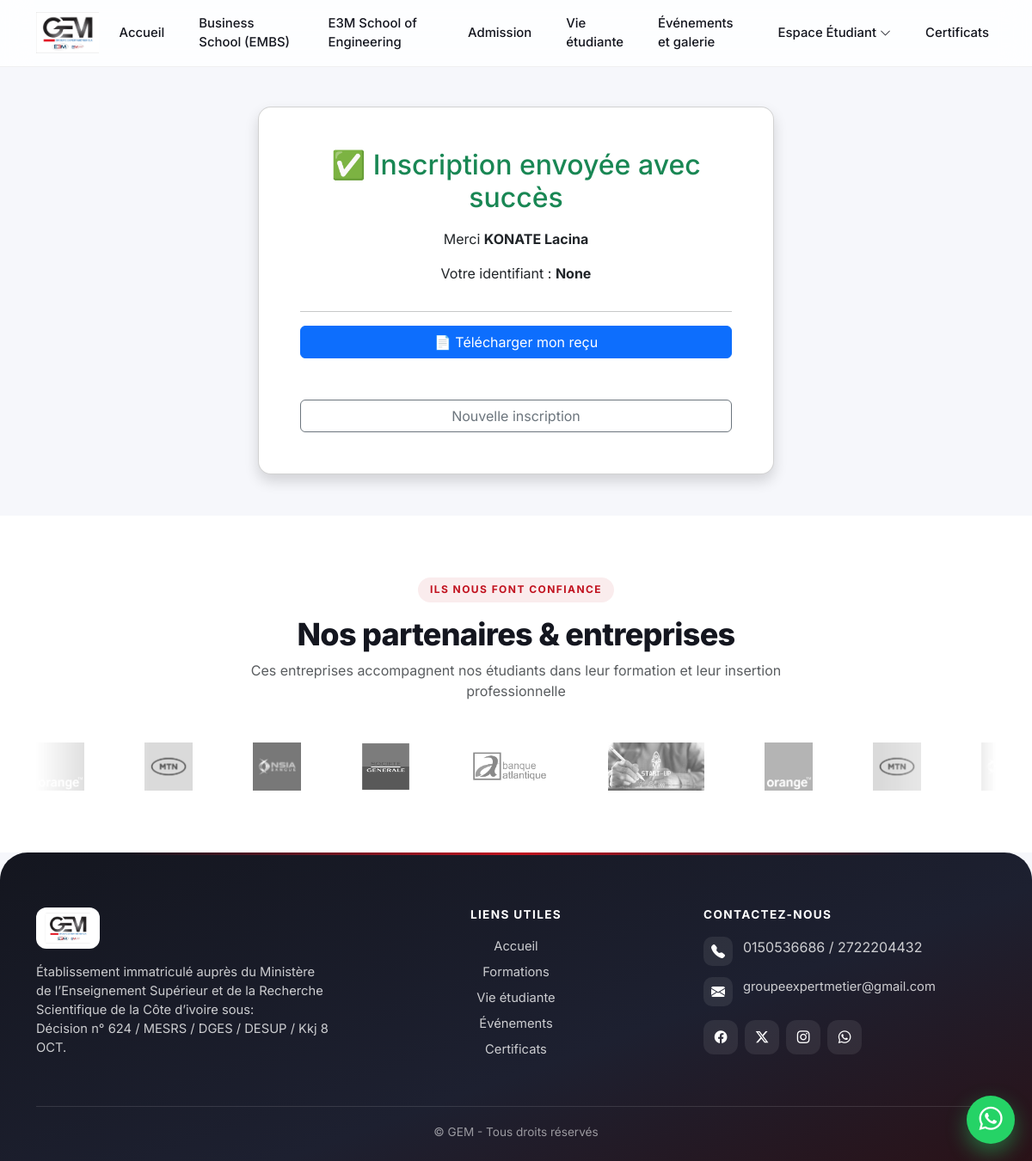
/inscription/succes/1/, run on the app's committed database.
### myapp/models.py (models this page shows, shortened)
class HomePage(models.Model):
    site_name = models.CharField(max_length=255)
    logo = models.ImageField(upload_to="logos/")
    welcome_titre = models.CharField(max_length=255)
    welcome_message = RichTextField(default="Bienvenue sur notre site")
    action1_message = models.CharField(max_length=255)
    action1_lien = models.CharField(max_length=255)
    action2_message = models.CharField(max_length=255)
    action2_lien = models.CharField(max_length=255)
    contact_message = RichTextField(default="Contactez-nous")
    about_message = RichTextField(default="Bienvenue sur notre site")
    footer_message = RichTextField(default="© 2025 – Tous droits réservés")
    footer_bouton_message = models.CharField(max_length=255, default="En savoir plus")
    class Meta:
        verbose_name = "Page d'accueil"
        verbose_name_plural = "Pages d'accueil"

class Inscription(models.Model):
    nom = models.CharField(max_length=100)
    prenom = models.CharField(max_length=100)
    email = models.EmailField()
    telephone = models.CharField(max_length=20)
    date_naissance = models.DateField()
    formation = models.CharField(max_length=100)
    commune = models.CharField(max_length=100)
    quartier = models.CharField(max_length=100)
    message = models.TextField(blank=True, null=True)
    nationalite = models.CharField(max_length=50, blank=True, null=True)
    etablissement_origine = models.CharField(max_length=150, blank=True, null=True)
    diplome = models.CharField(max_length=50, blank=True, null=True)
    annee_obtention = models.IntegerField(blank=True, null=True)
    nom_pere = models.CharField(max_length=100, blank=True, null=True)
    telephone_pere = models.CharField(max_length=20, blank=True, null=True)
    adresse_parents = models.TextField(blank=True, null=True)
    date_inscription = models.DateTimeField(auto_now_add=True)
    identifiant = models.CharField(max_length=20, blank=True, null=True)  # plus de unique=True
    SEXE_CHOICES = [
        ('M', 'Masculin'),
        ('F', 'Féminin'),
    ]
    sexe = models.CharField(max_length=1, choices=SEXE_CHOICES, default='M')
    photo = models.ImageField(upload_to='photos/')
    piece_recto = models.FileField(
        "Pièce d'identité (recto)",
        upload_to='inscriptions/pieces/',
        blank=True,
        null=True,
    )
    piece_verso = models.FileField(
        "Pièce d'identité (verso)",
        upload_to='inscriptions/pieces/',
        blank=True,
        null=True,
    )
    created_at = models.DateTimeField(auto_now_add=True)

### myapp/views.py (the view)
# urls.py: path('inscription/succes/<int:pk>/', inscription_succes, name='inscription_succes'),
def inscription_succes(request, pk):
    inscription = Inscription.objects.get(id=pk)
    return render(request, 'inscription_succes.html', {
        'inscription': inscription
    })

### myapp/context_processors.py (called while the page is built)
def home_data(request):
    return {
        "home_data": HomePage.objects.first()
    }

### myapp/templates/inscription_succes.html (shortened to what this page needs)
{% extends 'base.html' %}
{% load static %}
{% block content %}
<div class="container py-5 text-center">
    <div class="card shadow p-5" style="border-radius:15px; max-width:600px; margin:auto;">
        <h2 class="text-success mb-3">✅ Inscription envoyée avec succès</h2>
        <p>Merci <strong>{{ inscription.nom }} {{ inscription.prenom }}</strong></p>
        <p>Votre identifiant : <strong>{{ inscription.identifiant }}</strong></p>
        <hr>
         <button class="btn btn-primary px-4" onclick="telechargerRecu()">
            📄 Télécharger mon reçu
        </button>
        <br><br>
        <a href="{% url 'inscription' %}" class="btn btn-outline-secondary">
            Nouvelle inscription
        </a>
    </div>
</div>
{% endblock %}

### myapp/templates/base.html (shortened to what this page needs)
{% load static %}
<!DOCTYPE html>
<html lang="fr">
<head>
    <link href="https://cdn.jsdelivr.net/npm/bootstrap@5.3.3/dist/css/bootstrap.min.css" rel="stylesheet">
    <link rel="stylesheet" href="https://cdn.jsdelivr.net/npm/bootstrap-icons@1.11.3/font/bootstrap-icons.css">
    <link rel="stylesheet" href="https://cdnjs.cloudflare.com/ajax/libs/font-awesome/6.5.2/css/all.min.css">
    <link rel="stylesheet" href="https://cdn.jsdelivr.net/npm/aos@2.3.4/dist/aos.css">
    <link rel="stylesheet" href="https://cdn.jsdelivr.net/npm/swiper@11/swiper-bundle.min.css" />
    <link href="https://cdnjs.cloudflare.com/ajax/libs/lightbox2/2.11.4/css/lightbox.min.css" rel="stylesheet">
</head>
<body>
    <nav class="navbar navbar-expand-lg fixed-top">
        <div class="container">
            <a class="navbar-brand" href="/">
                {% if home_data.logo %}
                <img src="{{ home_data.logo.url }}" alt="{{ home_data.site_name }}">
                {% else %}
                {{ home_data.site_name }}
                {% endif %}
            </a>
            <div class="collapse navbar-collapse justify-content-end" id="mainNavbar">
                <ul class="navbar-nav align-items-lg-center gap-lg-4">
                    <li class="nav-item">
                        <a class="nav-link {% if request.resolver_match.url_name == 'home' %}active fw-bold{% endif %}"
                            href="{% url 'home' %}">Accueil</a>
                    </li>
                    <li class="nav-item">
                        <a class="nav-link {% if request.resolver_match.url_name == 'formations' %}active fw-bold{% endif %}"
                            href="{% url 'formations' %}">Business School (EMBS)</a>
                    </li>
                    <li class="nav-item">
                        <a class="nav-link {% if request.resolver_match.url_name == 'e3m_school' %}active fw-bold{% endif %}"
                            href="{% url 'e3m_school' %}">E3M School of Engineering</a>
                    </li>
                    <li class="nav-item">
                        <a class="nav-link {% if request.resolver_match.url_name == 'admission' %}active fw-bold{% endif %}"
                            href="{% url 'admission' %}">Admission</a>
                    </li>
                    <li class="nav-item">
                        <a class="nav-link {% if request.resolver_match.url_name == 'vie_associative' %}active fw-bold{% endif %}"
                            href="{% url 'vie_associative' %}">Vie étudiante</a>
                    </li>
                    <li class="nav-item">
                        <a class="nav-link {% if request.resolver_match.url_name == 'evenements' %}active fw-bold{% endif %}"
                            href="{% url 'evenements' %}">Événements et galerie</a>
                    </li>
                    <li class="nav-item dropdown">
                        <a class="nav-link dropdown-toggle {% if request.resolver_match.url_name == 'inscription' or request.resolver_match.url_name == 'preinscription' %}active fw-bold{% endif %}"
                            href="#" id="etudiantsDropdown" role="button" data-bs-toggle="dropdown"
                            aria-expanded="false">
                            Espace Étudiant <i class="bi bi-chevron-down small"></i>
                        </a>
                    </li>
                    <li class="nav-item">
                        <a class="nav-link {% if request.resolver_match.url_name == 'certificats' %}active fw-bold{% endif %}"
                            href="{% url 'certificats' %}">Certificats</a>
                    </li>
                </ul>
            </div>
        </div>
    </nav>
    {% block content %}
    {% endblock %}
    <section class="partners-section">
        <div class="container">
            <div class="text-center mb-5">
                <span class="gem-eyebrow">Ils nous font confiance</span>
                <h2>Nos partenaires &amp; entreprises</h2>
                <p class="text-muted mx-auto" style="max-width:640px;">
                    Ces entreprises accompagnent nos étudiants dans leur formation et leur insertion professionnelle
                </p>
            </div>
            <div class="logo-slider">
                <div class="logo-track">
                    <img src="{% static 'images/partners/p1o.png' %}" alt="Partenaire">
                    <img src="{% static 'images/partners/p2mt.png' %}" alt="Partenaire">
                    <img src="{% static 'images/partners/p3nsia.png' %}" alt="Partenaire">
                    <img src="{% static 'images/partners/p4sgbci.png' %}" alt="Partenaire">
                    <img src="{% static 'images/partners/p5antl.png' %}" alt="Partenaire">
                    <img src="{% static 'images/partners/p6star.jpg' %}" alt="Partenaire">
                    <img src="{% static 'images/partners/p1o.png' %}" alt="" aria-hidden="true">
                    <img src="{% static 'images/partners/p2mt.png' %}" alt="" aria-hidden="true">
                    <img src="{% static 'images/partners/p3nsia.png' %}" alt="" aria-hidden="true">
                </div>
            </div>
        </div>
    </section>
    <footer class="footer">
        <div class="container">
            <div class="row g-5">
                <div class="col-lg-4 text-center text-lg-start">
                    {% if home_data.logo %}
                    <img src="{{ home_data.logo.url }}" alt="Logo" height="48" class="mb-3"
                        style="background:#fff;border-radius:12px;padding:6px 10px;">
                    {% endif %}
                    <p class="mb-0">{{ home_data.footer_message|safe }}</p>
                </div>
                <div class="col-sm-6 col-lg-4 text-center text-sm-start text-lg-center">
                    <h6>Liens utiles</h6>
                    <ul class="list-unstyled footer-links mb-0">
                        <li class="mb-2"><a href="{% url 'home' %}">Accueil</a></li>
                        <li class="mb-2"><a href="{% url 'formations' %}">Formations</a></li>
                        <li class="mb-2"><a href="{% url 'vie_associative' %}">Vie étudiante</a></li>
                        <li class="mb-2"><a href="{% url 'evenements' %}">Événements</a></li>
                        <li class="mb-2"><a href="{% url 'certificats' %}">Certificats</a></li>
                    </ul>
                </div>
                <div class="col-sm-6 col-lg-4">
                    <h6>Contactez-nous</h6>
                    <div class="contact-item">
                        <i class="bi bi-telephone-fill"></i>
                        <span>0150536686 / 2722204432</span>
                    </div>
                    <div class="contact-item">
                        <i class="bi bi-envelope-fill"></i>
                        <a href="mailto:groupeexpertmetier@gmail.com">groupeexpertmetier@gmail.com</a>
                    </div>
                    <div class="social d-flex gap-2 mt-3">
                        <a href="https://www.facebook.com/share/p/14YeWXSMCHP/" target="_blank" rel="noopener"
                            aria-label="Facebook"><i class="bi bi-facebook"></i></a>
                        <a href="#" aria-label="X"><i class="bi bi-twitter-x"></i></a>
                        <a href="#" aria-label="Instagram"><i class="bi bi-instagram"></i></a>
                        <a href="https://wa.me/2250150536686" target="_blank" rel="noopener" class="wa"
                            aria-label="WhatsApp"><i class="bi bi-whatsapp"></i></a>
                    </div>
                </div>
            </div>
            <hr>
            <div class="text-center copyright">
                &copy; {{ home_data.site_name }} - Tous droits réservés
            </div>
        </div>
    </footer>
    <a href="https://wa.me/2250150536686" target="_blank" rel="noopener" class="wa-float" aria-label="WhatsApp">
        <i class="bi bi-whatsapp"></i>
    </a>
</body>
</html>

### myapp/templates/base.html (style rules this page uses)
:root { --gem-primary: #c1121f; --gem-primary-dark: #8b0d16; --gem-accent: #4b5cb8; --gem-ink: #14161f; --gem-muted: #6b7280; --gem-bg: #f6f7fb; --nav-h: 76px; }
html { scroll-behavior: smooth; }
body { background-color: var(--gem-bg); font-family: 'Inter', system-ui, -apple-system, 'Segoe UI', sans-serif; color: var(--gem-ink); padding-top: var(--nav-h); -webkit-font-smoothing: antialiased; }
.navbar { min-height: var(--nav-h); background: rgba(255, 255, 255, .82); backdrop-filter: blur(16px) saturate(160%); -webkit-backdrop-filter: blur(16px) saturate(160%); border-bottom: 1px solid rgba(20, 22, 31, .06); transition: box-shadow .3s ease, background .3s ease; padding: .5rem 0; }
.navbar-brand img { height: 48px; width: auto; transition: transform .3s ease; }
.navbar-brand { font-weight: 800; color: var(--gem-ink); }
.navbar-nav .nav-link { position: relative; font-weight: 500; font-size: .93rem; color: var(--gem-ink); padding: .5rem .2rem; transition: color .25s ease; }
.navbar-nav .nav-link::after { content: ""; position: absolute; left: 0; bottom: 0; width: 100%; height: 2px; border-radius: 2px; background: var(--gem-primary); transform: scaleX(0); transform-origin: left; transition: transform .3s ease; }
.navbar-nav .dropdown-toggle::after { display: none; }
.partners-section { background: #fff; overflow: hidden; padding: 4.5rem 0; }
.gem-eyebrow { display: inline-block; font-size: .75rem; font-weight: 700; letter-spacing: .12em; text-transform: uppercase; color: var(--gem-primary); background: rgba(193, 18, 31, .08); padding: .35rem .9rem; border-radius: 999px; margin-bottom: 1rem; }
.partners-section h2 { font-weight: 800; letter-spacing: -.02em; font-size: clamp(1.7rem, 3vw, 2.3rem); }
.logo-slider { overflow: hidden; position: relative; -webkit-mask-image: linear-gradient(90deg, transparent, #000 12%, #000 88%, transparent); mask-image: linear-gradient(90deg, transparent, #000 12%, #000 88%, transparent); }
.logo-track { display: flex; align-items: center; gap: 70px; width: max-content; animation: scrollLogos 30s linear infinite; }
.logo-track img { height: 56px; width: auto; opacity: .65; filter: grayscale(100%); transition: all .3s ease; }
.footer { position: relative; background: linear-gradient(160deg, #14161f 0%, #1d2030 60%, #2a1218 100%); color: rgba(255, 255, 255, .78); padding: 4rem 0 1.5rem; border-top-left-radius: 32px; border-top-right-radius: 32px; }
.footer::before { content: ""; position: absolute; top: 0; left: 12%; right: 12%; height: 3px; border-radius: 3px; background: linear-gradient(90deg, transparent, var(--gem-primary), transparent); }
.footer h6 { color: #fff; font-weight: 700; font-size: .85rem; letter-spacing: .1em; text-transform: uppercase; margin-bottom: 1.1rem; }
.footer p, .footer li, .footer a { font-size: .92rem; }
.footer a { color: rgba(255, 255, 255, .78); text-decoration: none; transition: color .2s ease, padding-left .2s ease; }
.footer .contact-item { display: flex; align-items: flex-start; gap: .75rem; margin-bottom: .8rem; }
.footer .contact-item i { width: 34px; height: 34px; flex: 0 0 34px; display: flex; align-items: center; justify-content: center; border-radius: 10px; background: rgba(255, 255, 255, .08); color: #fff; }
.footer .social a { width: 40px; height: 40px; display: inline-flex; align-items: center; justify-content: center; border-radius: 12px; background: rgba(255, 255, 255, .08); color: #fff; transition: transform .25s ease, background .25s ease; }
.footer hr { border-color: rgba(255, 255, 255, .12); margin: 2.5rem 0 1.2rem; opacity: 1; }
.footer .copyright { font-size: .85rem; color: rgba(255, 255, 255, .55); }
.wa-float { position: fixed; right: 20px; bottom: 20px; z-index: 1040; width: 56px; height: 56px; border-radius: 50%; display: flex; align-items: center; justify-content: center; background: #25D366; color: #fff; font-size: 1.7rem; box-shadow: 0 10px 25px rgba(37, 211, 102, .45); transition: transform .25s ease; }

### data on the page
HomePage: logo (picture), footer_message "Établissement immatriculé auprès du Ministère de l’Enseignement Supérieur et de la Recherche Scientifique de la Côte d’ivoire sous: Décision n° 624 / MESRS / DGES / DESUP / Kkj 8 OCT.", site_name "GEM"
Inscription: nom "KONATE", prenom "Lacina", identifiant "None"
